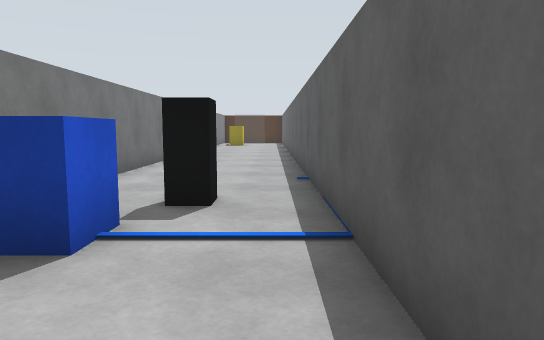
[1] (above)

12 first-person views from a walk through a Gazebo world. The camera is 1 m above the floor, tilts 6° down and sees 70° across. The floor is counted in squares, 1 m on a side. Each view is taken from the middle of a square. On the plan, view 1 faces up. The plan holds only what a view shows up to about 14 squares ahead; the rest is blank. The place goes on beyond the plan.

[2]
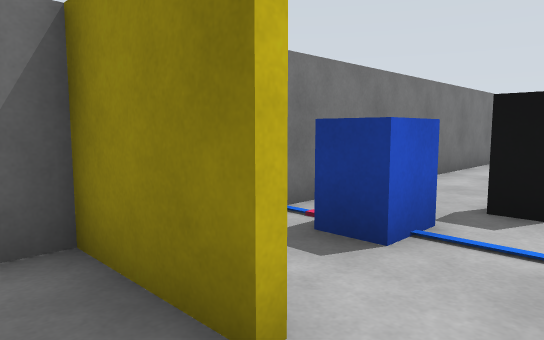

[3]
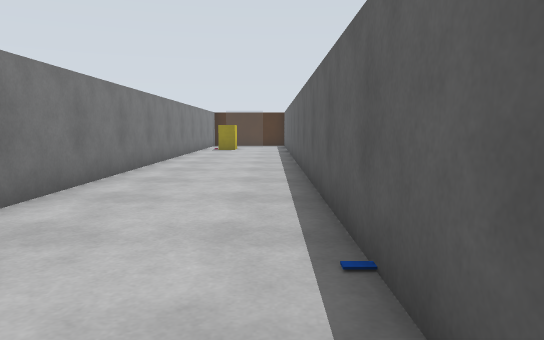

[4]
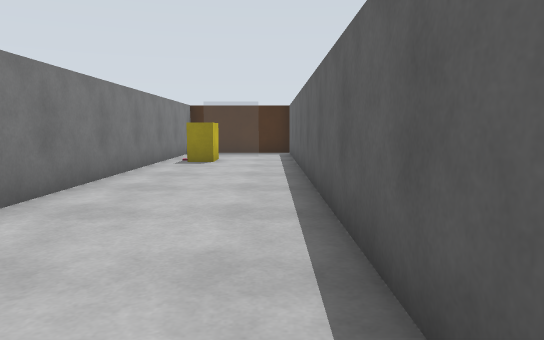

[5]
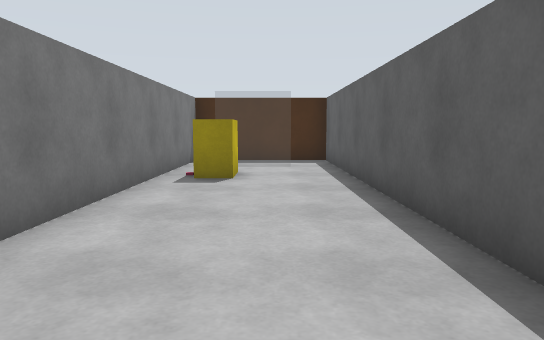

[6]
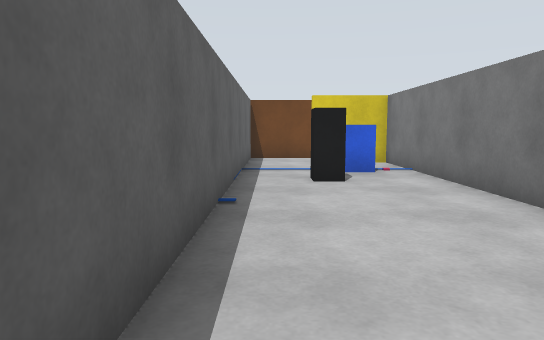

[7]
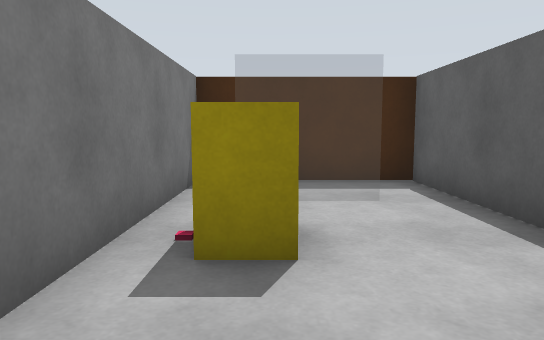

[8]
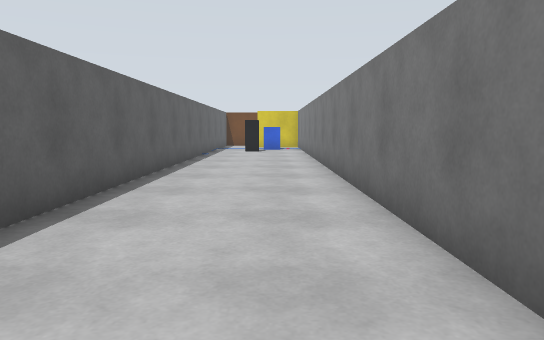

[9]
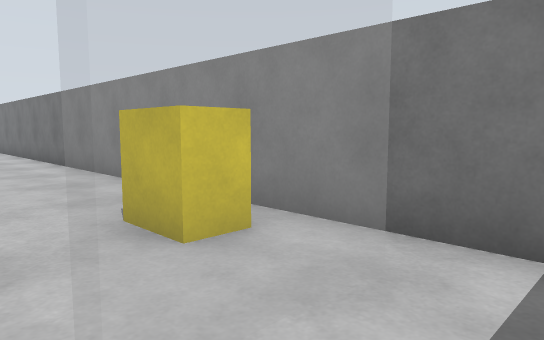

[10]
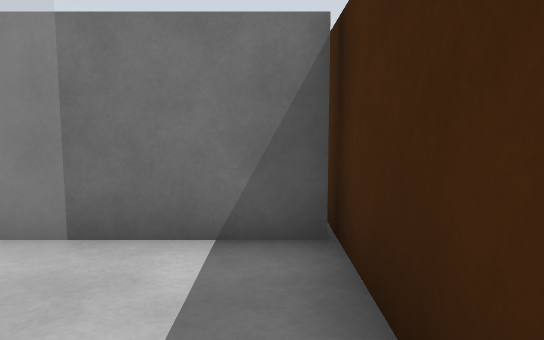

[11]
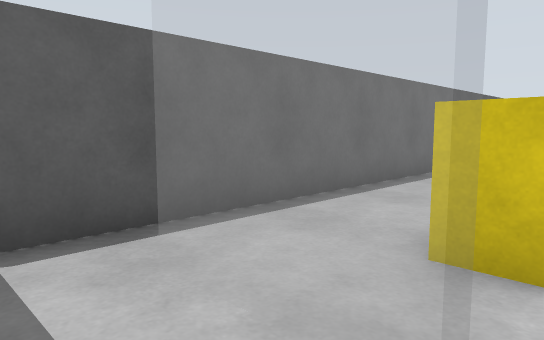

[12]
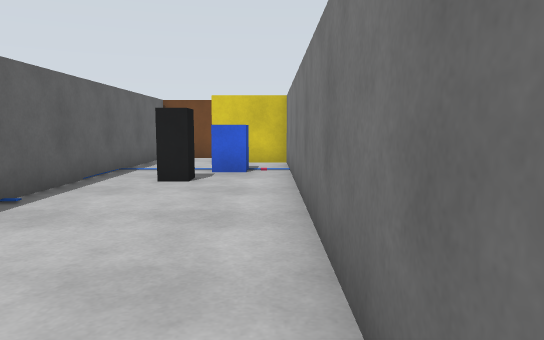

### Floor plan
Points are (right, up) in squares from view 1. A wall is a line through its corners. A room is listed if a view was taken in it or the views show most of it. See-through windows are left out.
Room 1 (views 1, 2)
walls: (-1.4, -0.6) (0.7, -0.6) (0.7, 1.4); (-1.1, 1.1) (-3.4, 1.1)
ways out: opening at (-0.5, 1) to room 2
Room 2 (views 3, 4, 5, 6, 7, 8, 12)
walls: (-3.4, 25.6) (-3.4, 1.3) (-1.1, 1.3); (0.7, 1.4) (0.7, 26.6)
ways out: opening at (-0.5, 1) to room 1; opening at (0, 26) to room 3; opening at (-3, 26) to room 4
objects: blue box (-2, 3) to (-2, 4); yellow box (-2, 24) to (-2, 25); black box (-1, 5)
Room 3 (views 9, 10)
walls: (0.7, 26.6) (0.7, 28.6) (-0.5, 28.6)
ways out: opening at (0, 26) to room 2; opening at (-1.5, 27.5) to room 4
Room 4 (view 11)
walls: (-3.4, 28.6) (-3.4, 25.6); (-0.5, 28.6) (-4.2, 28.6)
ways out: opening at (-3, 26) to room 2; opening at (-1.5, 27.5) to room 3

Where each view was taken, in squares from view 1:
view 1: 0 up, 0 right, facing up
view 2: 0 up, 0 right, facing up-left
view 3: 5 up, 0 right, facing up
view 4: 12 up, 0 right, facing up
view 5: 16 up, 1 left, facing up
view 6: 13 up, 0 right, facing down
view 7: 21 up, 2 left, facing up
view 8: 23 up, 2 left, facing down
view 9: 28 up, 0 right, facing down-left
view 10: 28 up, 0 right, facing left
view 11: 28 up, 3 left, facing down-right
view 12: 13 up, 3 left, facing down
